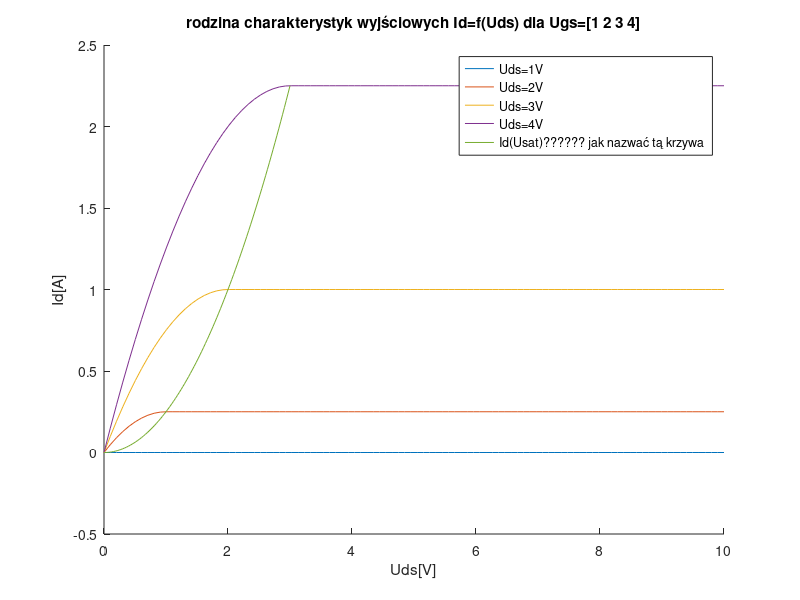

Here is the MATLAB script that generated this plot:
clc
close all

Ugs=[1 2 3 4];

Uds=linspace(0,10);
B=0.5; %TODO znaleźć B
Ut=1;

% figure
% Id=((Ugs-Ut).* Uds(2)-Uds(2)^2).*B;
% Idsat=B/2*(Ugs-Uds(2)).^2;
% figure
% 
%  plot(Ugs,Id)
%  hold on
%  plot(Ugs,Idsat);
%  hold off

%to do zaznaczenia odzielenia nasycenia od nienasycenia
 pomoc=Ugs-Ut;
 Ugs1=linspace(1,4);
szkic=linspace(pomoc(1),pomoc(length(pomoc)));
  Idsat=B/2*(Ugs1-Ut).^2;

p=polyfit(szkic,Idsat,5);
f=polyval(p,szkic);


Wypadkowa=0;
figure
 for i=1:   length(Ugs)
   Id=((Ugs(i)-Ut).* Uds-Uds.^2/2).*B;   
   Idsat=B/2*(Ugs(i)-Ut).^2;
   for k=1:length(Uds)
      if(Ut>Ugs(i))
          Wypadkowa(k)=0;
      elseif((Ugs(i)-Ut)>Uds(k))
          Wypadkowa(k)=Id(k);
      else
          Wypadkowa(k)=Idsat;
      end    
   end
  
  
%  Wypadkowa=min(Id,Idsat)
  hold on
   plot(Uds,Wypadkowa);
   hold on

   
    
 end
%  p=polyfit(Ugs,pomoc,5);
%  f=polyval(p,Uds)
  plot(szkic,f);
  
  
  
   legend("Uds=1V","Uds=2V","Uds=3V","Uds=4V","Id(Usat)?????? jak nazwać tą krzywa")
 xlabel("Uds[V]")
 ylabel("Id[A]")
 title("rodzina charakterystyk wyjściowych Id=f(Uds) dla Ugs=[1 2 3 4]")
hold off